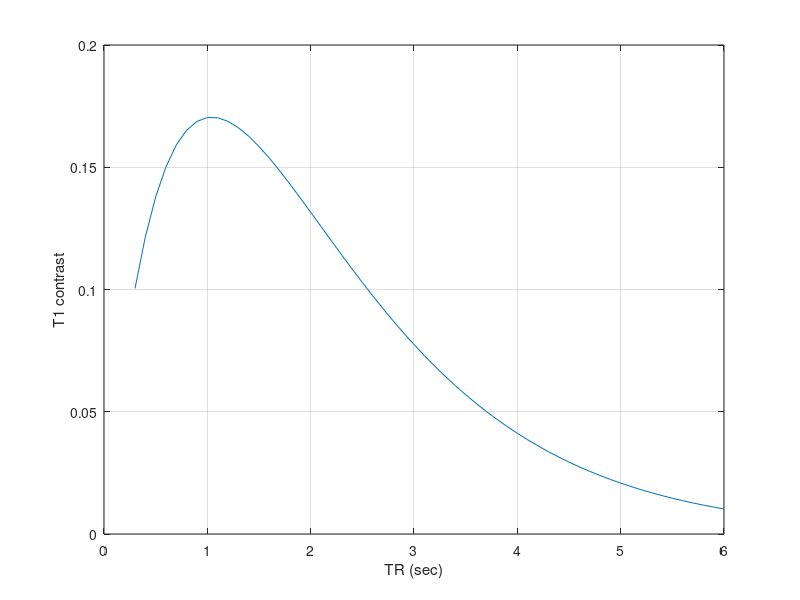
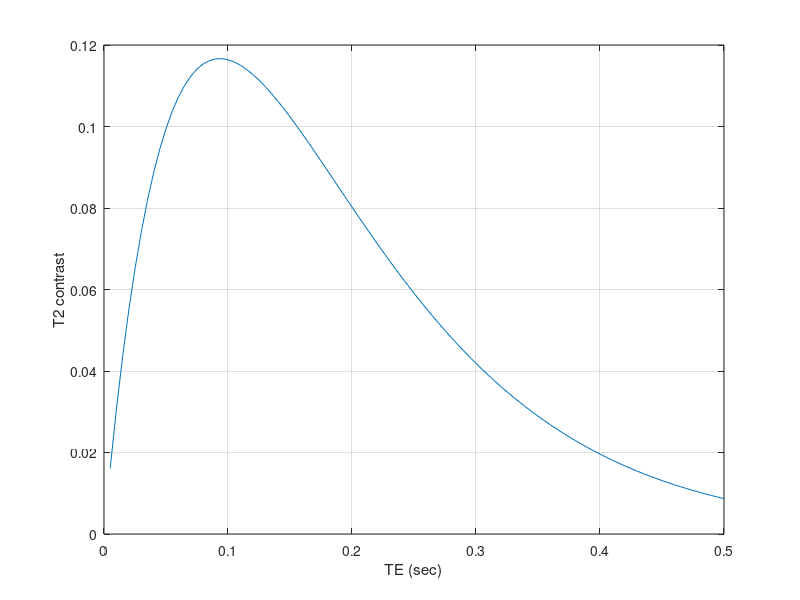

The MATLAB script that drew these images, in order: (Note: this script raises an error after producing the figures.)
%% T1 and T2 contrast
% When we look at an image, the information is contained in the image contrast 
% - the differences in the image intensity at different positions.  In creating 
% an MR image of the brain, we choose whether the image contrast arises mainly 
% from T1, T2 or PD differences in the brain.  These are the T1-weighted, T2-weighted 
% or PD-weighted images.
% 
% How do we calculate this?  For the key pulse sequences we have formulae that 
% predict the expected signal amplitudes if we know the T1 and T2 values of the 
% substrate and the parameters of the sequence. The relationship between these 
% terms is called the *'Signal Equation'.*
% 
% This script uses the signal equation from a *Spin-Echo* sequence, in which 
% case the only parameters are TR and TE. 
%% Spin Echo signal equation
% This is the spin echo pulse sequence - notice the 90 deg followed by the 180 
% deg RF pulse.  Other aspects of the sequence involving the gradients have to 
% do with imaging, and we will get to that later.
% 
% 
% 
% 
% 
% The signal equation for the *Spin Echo* sequence is
% 
% $$S=k*\textrm{PD}*\left(1-\exp \left(-\frac{\textrm{TR}}{\textrm{T1}}\right)\right)*\exp 
% \left(-\frac{\textrm{TE}}{\textrm{T2}}\right)$$
% 
% The parameter k is a constant, and we will ignore it. For this example we 
% are going to simplify things by treating the proton density (PD) as constant 
% across the brain.
% 
% (See the <https://cni.stanford.edu/wiki/MR_Signal_Equations CNI wiki page 
% for gradient echo and inversion recovery signal equations>.)
%% Exploring the signal equation
% The two terms we are going to explore are the exponentials that multiply against 
% one another.  As you can see, the TR is grouped with the T1 value, and TE is 
% grouped with the T2 value.  
% 
% $$1-\exp \left(\frac{-\textrm{TR}}{\textrm{T1}}\right)$$ 
% 
% $$\exp \left(-\frac{\textrm{TE}}{\textrm{T2}}\right)$$
% 
% When we set TR we will have an impact how much of T1 we measure, and when 
% we set TE we will have an impact on how much of T2 we measure. 
% 
% Remember, we are interested in forming an image that has contrast.  When measuring 
% the brain for a structural anatomy, we may particularly interested in choosing 
% parameters that produce a large *difference between the gray and white matter 
% signals.* This image contrast can be based on either the T1 and T2 values for 
% gray and white.  We can calculate these separately because the TR and TE terms 
% are so nicely separated.
% 
% *T1 gray-white contrast*:  $\left(1-\exp \left(-\frac{\textrm{TR}}{\textrm{grayT1}}\right)\right)-\left(1-\exp 
% \left(-\frac{\textrm{TR}}{\textrm{whiteT1}}\right)\right)$
% 
% *T2 gray-white contrast*:   $\exp \left(-\frac{\textrm{TE}}{\textrm{grayT2}}\right)-\exp 
% \left(-\frac{\textrm{TE}}{\textrm{whiteT2}}\right)$
% 
% Next we do some calculations to select TR and TE that create good gray-white 
% contrast images based on T1 or T2.
%% Tissue properties
% We start by setting up the <https://www.ncbi.nlm.nih.gov/pubmed/10232510 tissue 
% T1 and T2 tissue parameters of gray and white matter>.

% These are the estimated T1 and T2 for gray matter in a 3T scanner.
gT1 = 1.330; 
gT2 = 0.080; 

% And thse are the values for white matter at 3T
wT1 = 0.8332;
wT2 = 0.110;

% Normally the signal equation accounts for proton density and the units.
% To siimplify, we are going to make PD and k irrelevant for these
% calculations by setting them both to 1.  In reality PD varies across the
% brain and it will play a role in the final image appearance.
PD = 1;      % Proton density
k  = 1;      % Scale factors for units
%% The T1 contrast between gray and white 
% The TR term determines how much T1 gray-white contrast we measure.  We plot 
% the T1 contrast  (difference between gray and white) for different values of 
% TR. 

TR = 0.3:0.1:6;
T1contrast = abs((1-exp(-TR/gT1)) - (1 - exp(-TR/wT1)));

figure; plot(TR,T1contrast);
xlabel('TR (sec)'); ylabel('T1 contrast');
grid on;
%% 
% The T1 contrast peaks when TR is around 1sec and is small when TR is 4-6 sec.
%% The T2 contrast between gray and white 
% The T2 gray-white contrast we measure varies as TE changes.  The T2 gray-white 
% contrast is largest around 70-110 ms.

TE = 0.005:0.005:0.500;

T2contrast = abs(exp(-TE/gT2) - exp(-TE/wT2));
figure; 
plot(TE,T2contrast);
xlabel('TE (sec)'); ylabel('T2 contrast');
grid on;
%% Creating a T1-weighted contrast image
% We have learned that if TR is short (1 sec) the T1 gray-white contrast is 
% relatively *large.*  If TE is short (10-20 ms), the T2 contrast is relatively 
% *small*.  Consequently, we say that a spin-echo sequence with a *short TR* and 
% *short TE* will have a contrast that is *T1-weighted*.  
% 
% It is important to notice that what we mean by 'short' differs between TR 
% and TE.  A short TR is around 1 second, while a short TE is around 20 milliseconds.  
% We try to use numbers with units, rather than qualitative terms like long and 
% short. But life is not always like that.
%% The predicted signals
% We can use the whole signal equation to predict the gray-white signal difference 
% we measure.  The absolute signal levels may matter to us as well, because it 
% is generally better to have a big signal that is well outside of the noise.  

TR = 1;       % Repetition time
TE = 0.020;   % Echo time

% Signal equation, with k and PD ignored
signalGray   = (1 - exp(-TR ./ gT1)) * exp(-TE / gT2);
signalWhite  = (1 - exp(-TR ./ wT1)) * exp(-TE / wT2);

figure; 
X = categorical({'gray','white'});
thisB = bar(X,[signalGray, signalWhite],0.4);
thisB.FaceColor = 'flat';
thisB.CData(1,:) = [0.4 0.3 .3];
thisB.CData(2,:) = [.7 0.7 .7];
ylabel('Signal');
%% 
% Notice that the difference is about what we expect.  Most of the difference 
% is due to the T1 contrast, but there is a little from T2 as well.
%% How the image intensity depends on T1
% If we fix the sequence parameters (TR, TE) and measure a T1-weighted contrast, 
% the signal changes with T1 values.  But how?  We can use the signal equation 
% to see the relationship.
% 
% I created the variable 't1Steps' to represent different T1 values ranging 
% from white to gray.  Here is how the signal changes as the T1 value changes.  
% (We use the T2 value from white matter.)

TR = 1;
TE = 0.02;
t1Steps = wT1:0.01:gT1;

% The signal level (not the contrast) depends on T1 this way
signalT1  = k * PD * (1 - exp(- (TR ./ t1Steps))) * exp(-TE / wT2);

figure; 
plot(t1Steps, signalT1); grid on;
xlabel('T1 (sec)'); ylabel('Signal');
%% 
% As T1 grows, the signal decreases.  This is the reason why when we image T1-weighted 
% data the displayed image intensity is inversely related to T1 value.  Intensity 
% is not proportional to T1 as you might expect.
% 
% Also - ask yourself how the values on this curve relate to the two values 
% in the bar chart in the signals predicted section above!
%% Creating a T2-weighted contrast
% The graphs above show how we can choose TR and TE values that create gray-white 
% based on T2, rather than T1.  When TR is long, the T1 contrast is small.  When 
% TE is about 100 ms, the T2 contrast is large.

% These parameters make T2 contrast bigger than T1 contrast
TR = 5;
TE = 0.100;

% Gray-white difference in T2 signal is substantial.
T2contrast = abs(exp(-TE / gT2) - exp(-TE / wT2))

% Gray-white difference in the T1 signal is much smaller.
T1contrast = abs((1 - exp(-TR ./ gT1)) - (1 - exp(-TR ./ wT1)))
%% How image intensity depends on T2 
% We calculate how the T2 weighted signal varies with T2 by replacing the single 
% gT2 value with t2Steps.

t2Steps = 0.01:0.01:0.15;
t2wSignal = k * PD * (1 - exp(-TR / gT1)) * exp(-TE ./ t2Steps);

figure; plot(t2Steps, t2wSignal); grid on;
xlabel('T2 (sec)'); ylabel('Signal');
%% 
% In this case the signal intensity increases with T2:  T2-weighted voxels are 
% brighter as T2 increases.  
%% Pulse sequence dependence
% The signal equations and thus the values we calculate depend on the pulse 
% sequence we use (spin-echo). The signal equations for *Inversion Recovery* and 
% *Gradient Echo* are not the same as Spin Echo.  We would need to recalculate 
% when we use those methods. 
% 
% But the principles of how we calculate and use the signal equations is the 
% same which is why this is worth understanding!
%% Question
% For all the calculations here, we assumed that the proton density (fraction 
% of the voxel filled with water) is a constant across voxels (PD = 1).  But in 
% reality the amount of water, and thus proton density, varies between voxels.  
% 
% Suppose that there is a gray PD (gPD) and a white PD (wPD).  Putting the PD 
% back into the signal equation, we would have
% 
% 
% 
% $$\textrm{graySignal}=k*\textrm{gPD}*\left(1-\exp \left(-\frac{\textrm{TR}}{\textrm{gT1}}\right)\right)*\exp 
% \left(-\frac{\textrm{TE}}{\textrm{gT2}}\right)$$
% 
% $$\textrm{whiteSignal}=k*\textrm{wPD}*\left(1-\exp \left(-\frac{\textrm{TR}}{\textrm{wT1}}\right)\right)*\exp 
% \left(-\frac{\textrm{TE}}{\textrm{wT2}}\right)$$
% 
% 
% 
% Using the principles in this tutorial, how would you choose TE and TR values 
% that measure the contrast in proton density (gPD - wPD), rather than contrast 
% for T1 or T2?
% 
%
